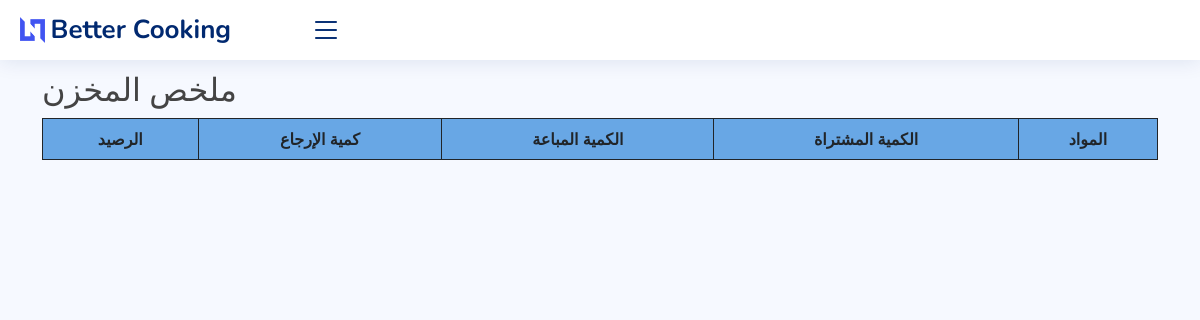
The page /item-balance on the database as committed earlier.
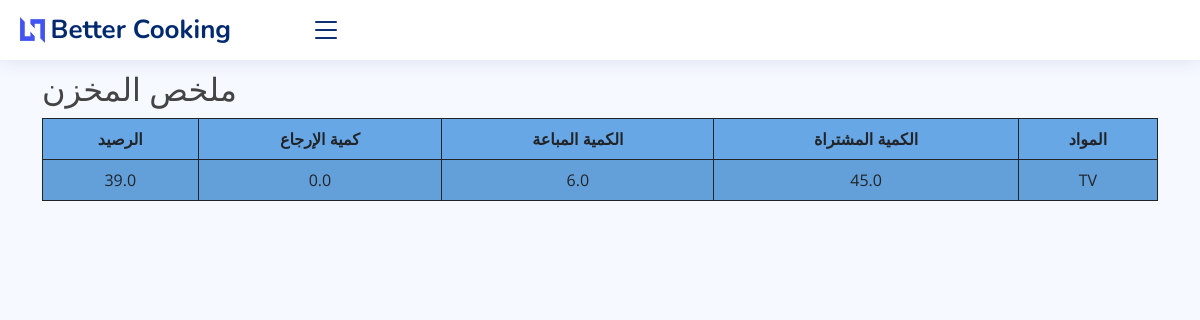
The same page on the database as committed later.
### core/models.py (models this page shows, shortened)
class Inventory(models.Model):
    item = models.ForeignKey(Item, on_delete=models.CASCADE)
    purchase = models.ForeignKey(Purchase, on_delete=models.CASCADE, default=0, null=True)
    sale = models.ForeignKey(SaleInvoice, on_delete=models.CASCADE, default=0, null=True)
    pur_qty = models.FloatField(default=0, null=True)
    sale_qty = models.FloatField(default=0, null=True)
    total_bal_qty = models.FloatField(default=0)
    return_qty = models.FloatField(default=0)
    class Meta:
        verbose_name_plural = ' تفاصيل المخزون'

### core/views.py (the view)
# urls.py: path('item-balance', views.item_balance, name='item_balance'),
def item_balance(request):
    items = Inventory.objects.values('item__name').annotate(
        pur_qty=Sum('pur_qty'),
        sale_qty=Sum('sale_qty'),
        return_qty=Sum('return_qty')
    )
    for item in items:
        if item['pur_qty'] and item['sale_qty'] and item['return_qty'] is not None:
            item['balance'] = item['pur_qty'] - item['sale_qty'] + item['return_qty']
        else:
            item['balance'] = item['pur_qty']
    context = {'items': items}
    return render(request, 'core/reports/item_balance.html', context)

### core/templates/core/reports/item_balance.html (shortened to what this page needs)
{% extends 'core/base.html' %}
{% block content %}
    <br>
    <br> <br>
    <h2> ملخص المخزن</h2>
    <table id="example8" class="table table-striped" style="background-color: #68a7e5">
        <thead>
        <tr>
            <th>المواد</th>
            <th>الكمية المشتراة</th>
            <th>الكمية المباعة</th>
            <th>كمية الإرجاع</th>
            <th>الرصيد</th>
        </tr>
        </thead>
        <tbody>
        {% for item in items %}
            <tr>
                <td>{{ item.item__name }}</td>
                <td>{{ item.pur_qty }}</td>
                <td>{{ item.sale_qty }}</td>
                <td>{{ item.return_qty }}</td>
                <td>{{ item.balance }}</td>
            </tr>
        {% endfor %}
        </tbody>
    </table>
{% endblock %}

Rows that differ between the two databases and show on the page:
added Inventory: item__name "TV", pur_qty "45.0", sale_qty "6.0", return_qty "0.0", balance "39.0"
